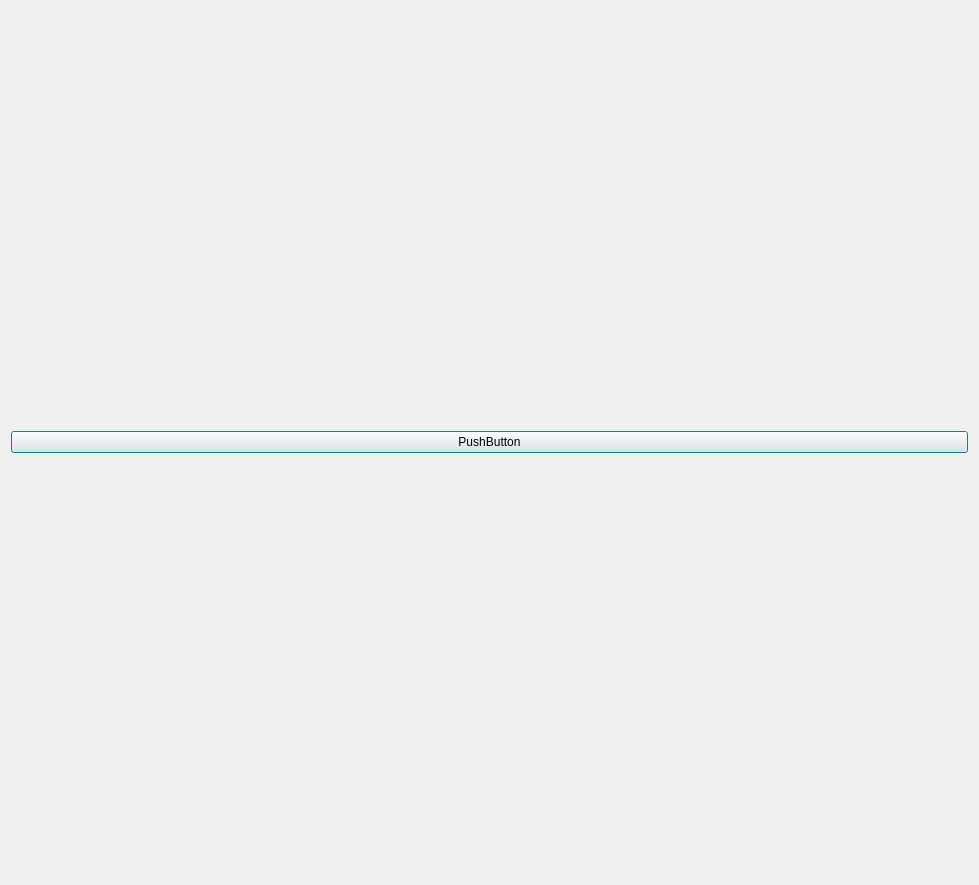
<?xml version="1.0" encoding="UTF-8"?>
<ui version="4.0">
 <class>ReplayClipsWindow</class>
 <widget class="QDialog" name="ReplayClipsWindow">
  <property name="geometry">
   <rect>
    <x>0</x>
    <y>0</y>
    <width>979</width>
    <height>885</height>
   </rect>
  </property>
  <property name="windowTitle">
   <string>Replay Clips Window</string>
  </property>
  <layout class="QVBoxLayout" name="verticalLayout">
   <item>
    <widget class="QPushButton" name="startReplay">
     <property name="text">
      <string>PushButton</string>
     </property>
    </widget>
   </item>
  </layout>
 </widget>
 <resources/>
 <connections/>
</ui>
